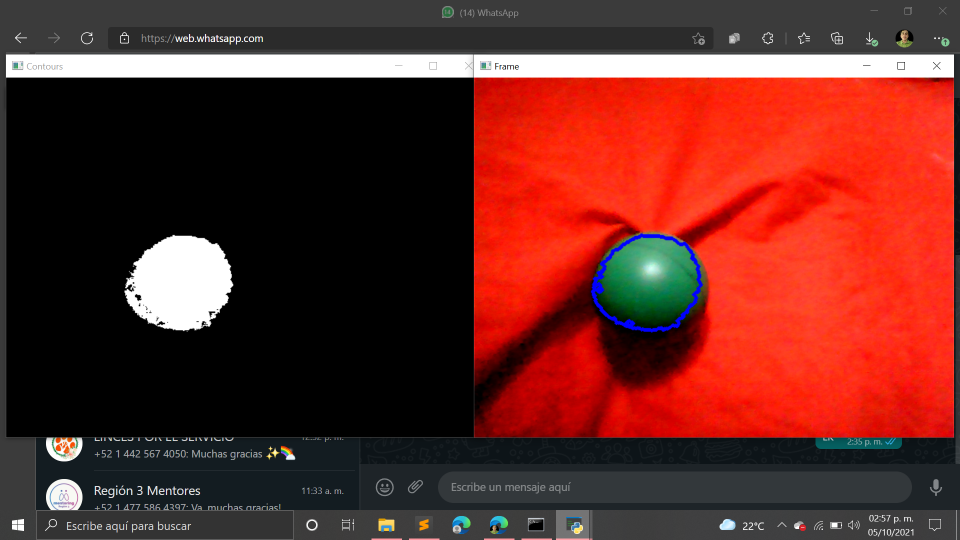
#> input picture RIVERAVJt2.3v1 imagen.png, 1920 x 1080 px, given in place of the camera (shown at 1/2 size)
$ python 'RIVERAVJt2.3v1 programa.py'
#> lines starting #> are read from the running program, lines starting #| are printed output that depends on the picture; after the words box and inside, x2 and y2 are one past the last pixel; in counts of white or black regions, pixels touching at a corner belong together
import cv2
import numpy as np

cap = cv2.VideoCapture(0)

verdeClaro = np.array([60,0,0],np.uint8)
verdeOscuro = np.array([120,255,255],np.uint8)

while(True):
    ret,frame = cap.read()
#> frame is the input picture: shape (1080, 1920, 3); mean B, G, R 37.4, 43.3, 102.9
    if (ret ==  True):
        frameHSV = cv2.cvtColor(frame,cv2.COLOR_BGR2HSV)
#> frameHSV: shape (1080, 1920, 3); mean H, S, V 18, 91, 106.5
        mask = cv2.inRange(frameHSV,verdeClaro,verdeOscuro)
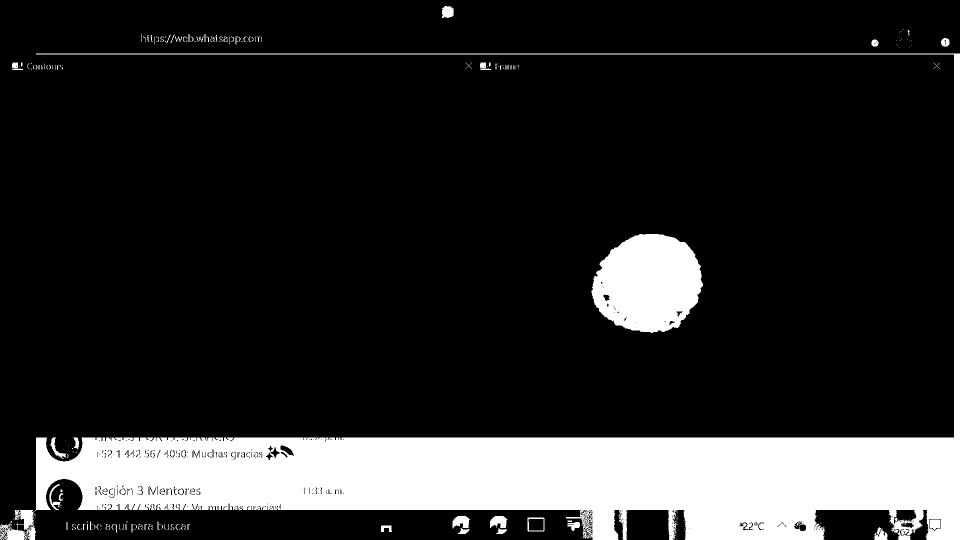
#> mask: shape (1080, 1920) (shown at 1/2 size); 16.4% white; 272 white regions (204 under 20 px)
        contornos,_=cv2.findContours(mask,cv2.RETR_EXTERNAL,cv2.CHAIN_APPROX_SIMPLE)
#> contornos = 261 contours, 241 with area under 20; largest, box (x1, y1, x2, y2) and area: (72, 107, 1920, 1080) 296244, (1183, 468, 1406, 666) 33340, (0, 1020, 72, 1080) 2488, (1055, 1035, 1089, 1063) 890, (905, 1032, 940, 1057) 567
        #retr_external: solo se queda con los contornos externos
        #chain approx simple encierra al contorno en cuantro puntos
        #variable contornos es vectorial
        for c in contornos:
        	area =  cv2.contourArea(c)
        	if area > 4000:              #contourldx (0,-1), color, line tipe
        		cv2.drawContours(frame,[c],0, (255,0,0), 3)
#> this loop made 261 passes
#> area on passes 27 to 29: 120, 129.5, 401.5
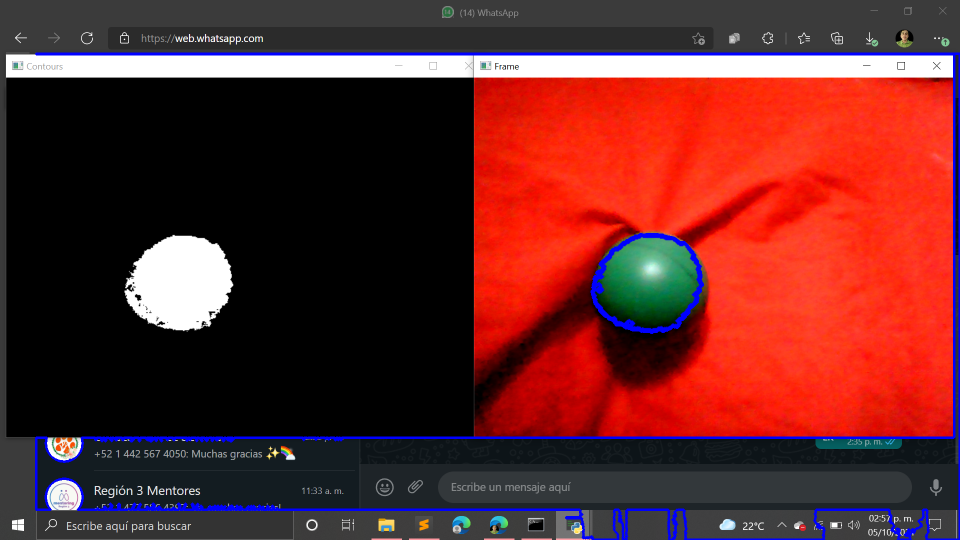
#> frame: shape (1080, 1920, 3) (shown at 1/2 size); 2.21% of pixels changed, all inside (x1, y1, x2, y2) = (70, 105, 1920, 1080)
        cv2.imshow('Contours', mask)
        cv2.imshow('Frame', frame)
        if(cv2.waitKey(1) & 0xFF==ord('s')):
#> (key Esc is pressed here)
        	break
cv2.waitKey(0)
cv2.destroyAllWindows()
